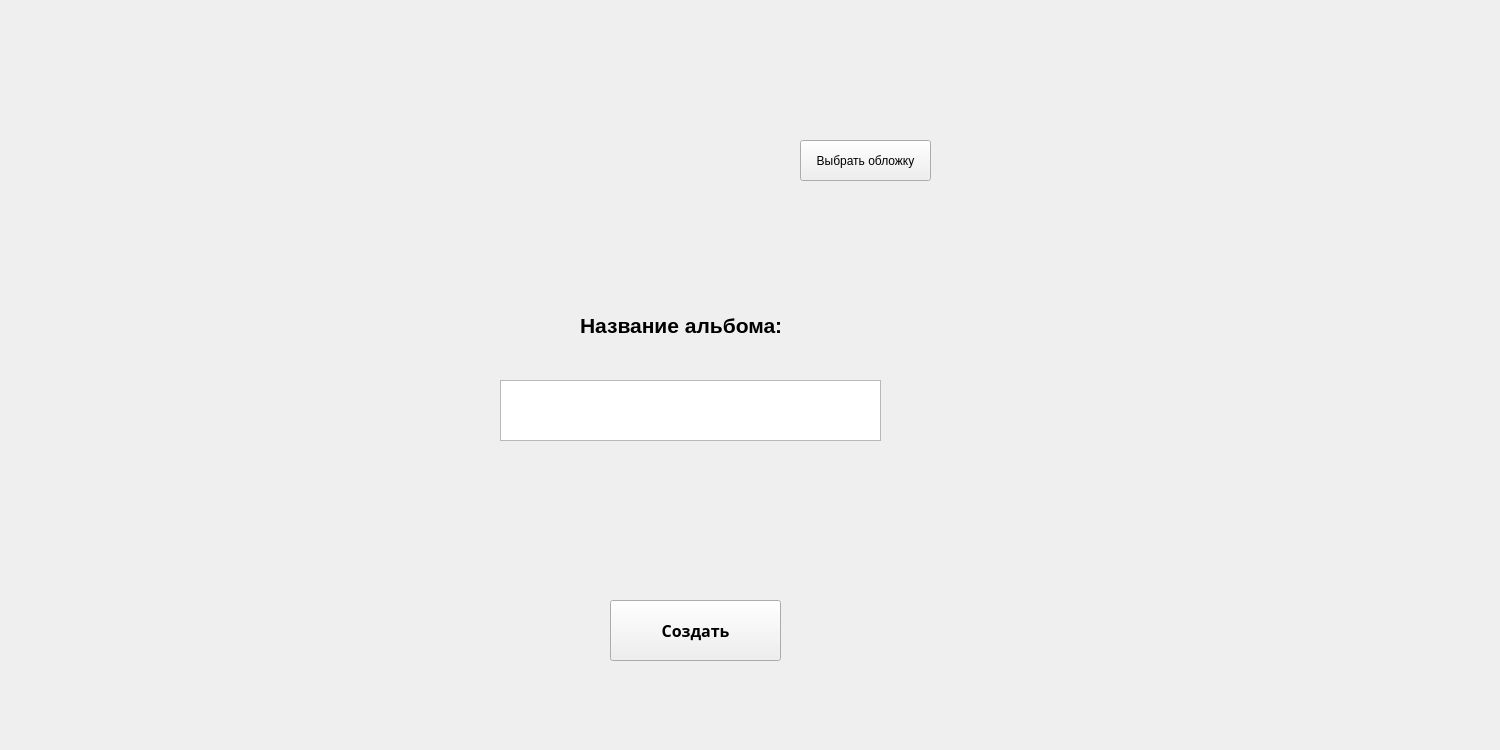
<?xml version="1.0" encoding="UTF-8"?>
<ui version="4.0">
    <class>CreateAlbumFragment</class>
    <widget class="QFrame" name="CreateAlbumFragment">
        <property name="geometry">
            <rect>
                <x>0</x>
                <y>0</y>
                <width>1500</width>
                <height>750</height>
            </rect>
        </property>
        <property name="windowTitle">
            <string>Frame</string>
        </property>
        <widget class="QPushButton" name="pb_picture">
            <property name="geometry">
                <rect>
                    <x>800</x>
                    <y>140</y>
                    <width>131</width>
                    <height>41</height>
                </rect>
            </property>
            <property name="text">
                <string>Выбрать обложку</string>
            </property>
        </widget>
        <widget class="QTextEdit" name="TE_Name">
            <property name="geometry">
                <rect>
                    <x>500</x>
                    <y>380</y>
                    <width>381</width>
                    <height>61</height>
                </rect>
            </property>
            <property name="html">
                <string>&lt;!DOCTYPE HTML PUBLIC &quot;-//W3C//DTD HTML 4.0//EN&quot; &quot;http://www.w3.org/TR/REC-html40/strict.dtd&quot;&gt;
                    &lt;html&gt;&lt;head&gt;&lt;meta name=&quot;qrichtext&quot; content=&quot;1&quot; /&gt;&lt;style
                    type=&quot;text/css&quot;&gt;
                    p, li { white-space: pre-wrap; }
                    &lt;/style&gt;&lt;/head&gt;&lt;body style=&quot; font-family:'MS Shell Dlg 2'; font-size:8.25pt;
                    font-weight:400; font-style:normal;&quot;&gt;
                    &lt;p style=&quot;-qt-paragraph-type:empty; margin-top:0px; margin-bottom:0px; margin-left:0px;
                    margin-right:0px; -qt-block-indent:0; text-indent:0px; font-size:18.25pt;&quot;&gt;&lt;br /&gt;&lt;/p&gt;&lt;/body&gt;&lt;/html&gt;
                </string>
            </property>
        </widget>
        <widget class="QLabel" name="label">
            <property name="geometry">
                <rect>
                    <x>580</x>
                    <y>300</y>
                    <width>321</width>
                    <height>51</height>
                </rect>
            </property>
            <property name="text">
                <string>&lt;html&gt;&lt;head/&gt;&lt;body&gt;&lt;p&gt;&lt;span style=&quot; font-size:16pt;
                    font-weight:600;&quot;&gt;Название альбома:&lt;/span&gt;&lt;/p&gt;&lt;/body&gt;&lt;/html&gt;
                </string>
            </property>
        </widget>
        <widget class="QLabel" name="l_error">
            <property name="geometry">
                <rect>
                    <x>430</x>
                    <y>520</y>
                    <width>521</width>
                    <height>51</height>
                </rect>
            </property>
            <property name="lineWidth">
                <number>6</number>
            </property>
            <property name="text">
                <string>&lt;html&gt;&lt;head/&gt;&lt;body&gt;&lt;p&gt;&lt;br/&gt;&lt;/p&gt;&lt;/body&gt;&lt;/html&gt;
                </string>
            </property>
        </widget>
        <widget class="QPushButton" name="pb_create">
            <property name="geometry">
                <rect>
                    <x>610</x>
                    <y>600</y>
                    <width>171</width>
                    <height>61</height>
                </rect>
            </property>
            <property name="font">
                <font>
                    <family>MelodBold</family>
                    <pointsize>12</pointsize>
                    <weight>75</weight>
                    <bold>true</bold>
                </font>
            </property>
            <property name="text">
                <string>Создать</string>
            </property>
        </widget>
        <widget class="QLabel" name="l_coverArt">
            <property name="geometry">
                <rect>
                    <x>580</x>
                    <y>60</y>
                    <width>200</width>
                    <height>200</height>
                </rect>
            </property>
            <property name="text">
                <string/>
            </property>
        </widget>
    </widget>
    <resources/>
    <connections/>
</ui>
